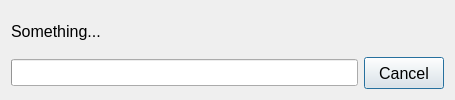
<?xml version="1.0" encoding="UTF-8"?>
<ui version="4.0">
 <class>DocumentLoadProgressDialog</class>
 <widget class="QDialog" name="DocumentLoadProgressDialog">
  <property name="geometry">
   <rect>
    <x>0</x>
    <y>0</y>
    <width>455</width>
    <height>100</height>
   </rect>
  </property>
  <property name="font">
   <font>
    <pointsize>12</pointsize>
   </font>
  </property>
  <property name="windowTitle">
   <string>Loading Document...</string>
  </property>
  <property name="windowIcon">
   <iconset resource="../../resource.qrc">
    <normaloff>:/classic/icons/add_document_classic.png</normaloff>:/classic/icons/add_document_classic.png</iconset>
  </property>
  <property name="modal">
   <bool>true</bool>
  </property>
  <layout class="QVBoxLayout" name="verticalLayout">
   <item>
    <widget class="QLabel" name="label">
     <property name="text">
      <string>Something...</string>
     </property>
    </widget>
   </item>
   <item>
    <layout class="QHBoxLayout" name="horizontalLayout" stretch="1,0">
     <item>
      <widget class="QProgressBar" name="progressBar">
       <property name="value">
        <number>0</number>
       </property>
       <property name="textVisible">
        <bool>false</bool>
       </property>
      </widget>
     </item>
     <item>
      <widget class="QPushButton" name="cancelButton">
       <property name="minimumSize">
        <size>
         <width>0</width>
         <height>32</height>
        </size>
       </property>
       <property name="text">
        <string>Cancel</string>
       </property>
      </widget>
     </item>
    </layout>
   </item>
  </layout>
 </widget>
 <resources>
  <include location="../../resource.qrc"/>
 </resources>
 <connections/>
</ui>
